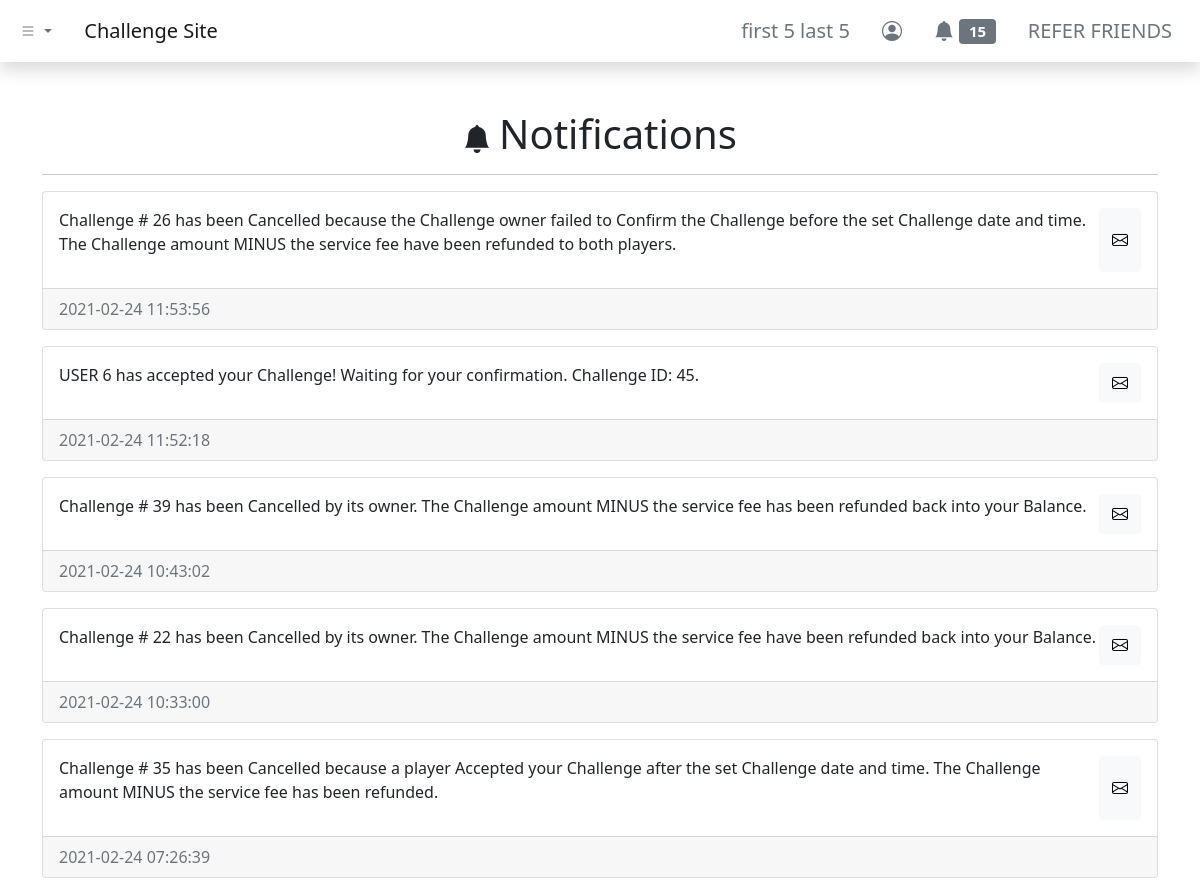
The app's page /dashboard/notifications/index.php (signed in, upper part), older data.
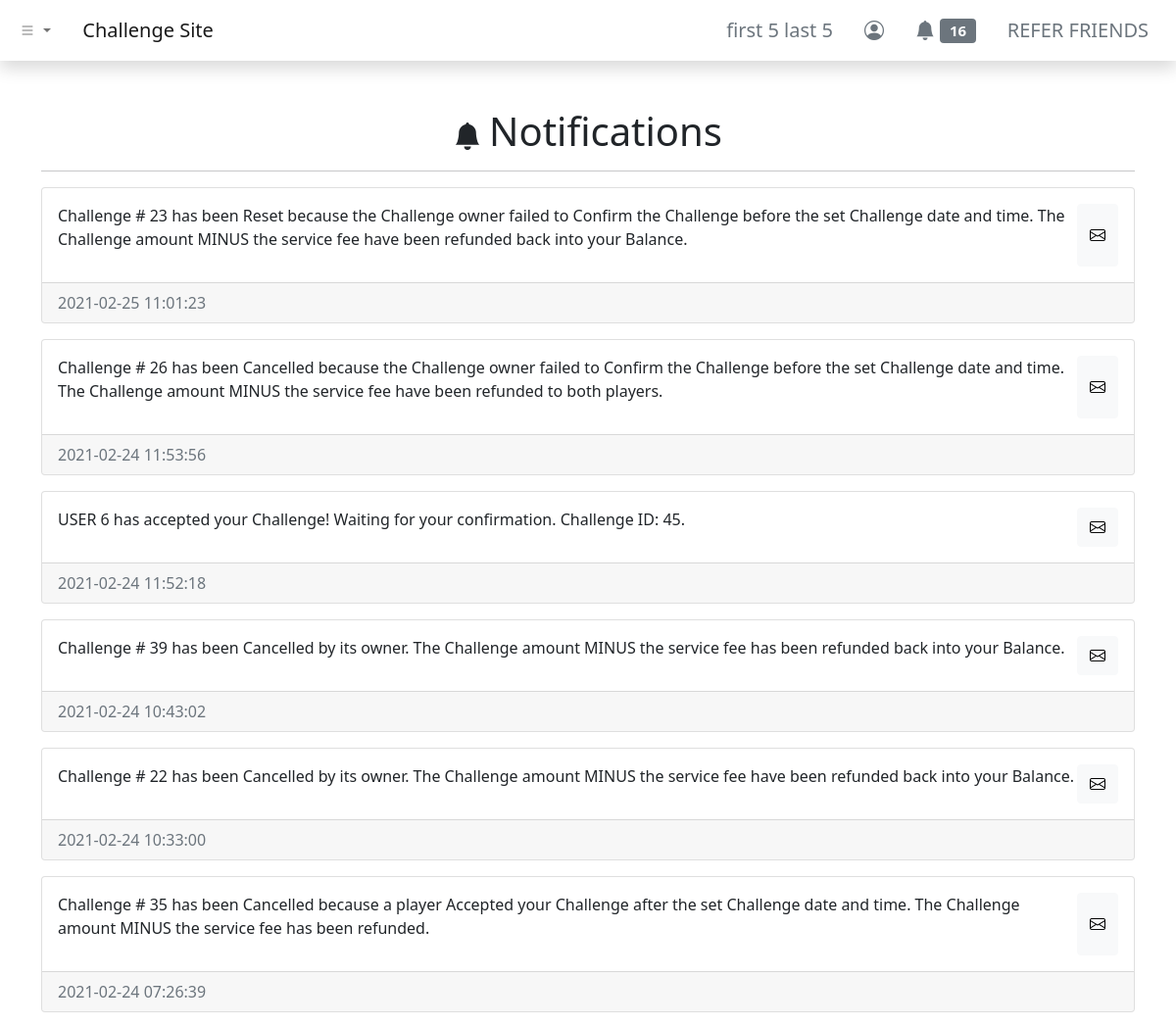
The same page, newer data.
### tables this page shows
CREATE TABLE `users` (
  `id` int(11) NOT NULL,
  `username` varchar(255) NOT NULL,
  `first_name` varchar(255) NOT NULL,
  `last_name` varchar(255) NOT NULL,
  `email` varchar(255) NOT NULL,
  `user_password` varchar(255) NOT NULL,
  `balance` decimal(65,30) UNSIGNED NOT NULL DEFAULT 0.000000000000000000000000000000,
  `skill_points` int(11) NOT NULL
);

CREATE TABLE `notifications` (
  `notif_id` int(11) NOT NULL,
  `notif_for` int(11) NOT NULL,
  `notif_msg` text NOT NULL,
  `notif_status` varchar(255) NOT NULL DEFAULT 'unread',
  `notif_create_timestamp` timestamp NOT NULL DEFAULT current_timestamp(),
  `notif_read_timestamp` timestamp NULL DEFAULT NULL
);

### dashboard/notifications/index.php (the view, shortened to what the changed rows need)
<?php include '../../header.php'; ?>
<div class="container my-5">
    <div class="row">
        <div class="col">
            <h1 class="text-center"><i class="bi bi-bell-fill me-2 fs-3"></i>Notifications</h1>
            <?php
            include_once '../../php-apis/db-config.php';
            $user_id = $_SESSION['id'];
            $sql = "SELECT * FROM notifications WHERE notif_for = $user_id ORDER BY notif_create_timestamp DESC";
            $result = mysqli_query($conn, $sql);
            if (mysqli_num_rows($result) > 0) {
                while ($row = mysqli_fetch_assoc($result)) {
            ?>
                    <div class="card my-3">
                        <div class="card-body">
                            <div class="d-flex justify-content-between">
                                <p class="card-text"><?php echo $row['notif_msg']; ?></p>
                                <button type="button" class="btn btn-light notif_button" data-notif_id="<?php echo $row['notif_id']; ?>">
                                    <?php echo ($row['notif_status'] === 'unread') ? ('<i class="bi bi-envelope"></i>') : ('<i class="bi bi-envelope-open"></i>'); ?>
                                </button>
                            </div>
                        </div>
                        <div class="card-footer text-muted"><?php echo $row['notif_create_timestamp']; ?></div>
                    </div>
            <?php
                }
            } else {
                echo "<p class='text-center'>No Notifications</p>";
            }
            ?>
        </div>
    </div>
</div>
<?php include '../../footer.php'; ?>

### header.php (shortened to what the changed rows need)
<?php
function urlPrefix()
{
    if (basename(getcwd()) === basename(__DIR__)) {
        return './';
    } elseif (basename(dirname(getcwd())) === basename(__DIR__)) {
        return '../';
    } elseif (basename(dirname(dirname(getcwd()))) === basename(__DIR__)) {
        return '../../';
    } elseif (basename(dirname(dirname(dirname(getcwd())))) === basename(__DIR__)) {
        return '../../../';
    } else {
        return './';
    }
}
?>
<!DOCTYPE html>
<html lang="en">
<head>
    <link href="https://cdn.jsdelivr.net/npm/bootstrap@5.0.0-beta2/dist/css/bootstrap.min.css" rel="stylesheet">
    <link rel="stylesheet" href="https://cdn.jsdelivr.net/npm/bootstrap-icons@1.3.0/font/bootstrap-icons.css">
</head>
<body>
    <nav class="navbar navbar-expand-sm navbar-light bg-white shadow">
        <div class="container-fluid">
            <div class="collapse navbar-collapse" id="navbarNavDropdown">
                <ul class="navbar-nav ms-auto">
                    <?php if (isset($_SESSION['id'])) { ?>
                        <li class="nav-item">
                            <a class="btn btn-lg btn-outline-secondary border-0" aria-current="page" href="<?php echo urlPrefix() . 'dashboard/profile/'; ?>">
                                <?php
                                include_once urlPrefix() . 'php-apis/db-config.php';
                                $user_id = $_SESSION['id'];
                                $sql = "SELECT * FROM users WHERE id=$user_id";
                                $result = mysqli_query($conn, $sql);
                                if (mysqli_num_rows($result) > 0) {
                                    while ($row = mysqli_fetch_assoc($result)) {
                                        echo $row['first_name'] . ' ' . $row['last_name'];
                                    }
                                } else {
                                    header("Location: " . urlPrefix() . "php-apis/logout.php");
                                    die();
                                }
                                ?>
                            </a>
                        </li>
                        <li class="nav-item">
                            <a class="btn btn-lg btn-outline-secondary border-0" aria-current="page" href="<?php echo urlPrefix() . 'dashboard/notifications/'; ?>">
                                <i class="bi bi-bell-fill"></i>
                                <span class="badge bg-secondary">
                                    <?php
                                    $sql2 = "SELECT COUNT(*) AS unread_notifs FROM notifications WHERE notif_for = $user_id AND notif_status = 'unread'";
                                    $result2 = mysqli_query($conn, $sql2);
                                    if (mysqli_num_rows($result2) > 0) {
                                        while ($row2 = mysqli_fetch_assoc($result2)) {
                                            echo $row2['unread_notifs'];
                                        }
                                    } else {
                                        echo "0";
                                    }
                                    ?>
                                </span>
                            </a>
                        </li>
                    <?php } else { ?>
                        <li class="nav-item">
                            <a class="btn btn-lg btn-outline-secondary border-0" aria-current="page" href="<?php echo urlPrefix() . 'login/'; ?>">ENTER</a>
                        </li>
                    <?php } ?>
                </ul>
            </div>
        </div>
    </nav>

Row changes from the older to the newer data that the page shows:
added notifications: notif_msg "Challenge # 23 has been Reset because the Challenge owner failed to Confirm the Challenge before the set Challenge date and time. The Challenge amount MINUS the service fee have been refunded back into your Balance.", notif_status "unread" (drawn), notif_create_timestamp "2021-02-25 11:01:23"
Text that changed along with them:
new list line: "16"
list line gone: "15"
